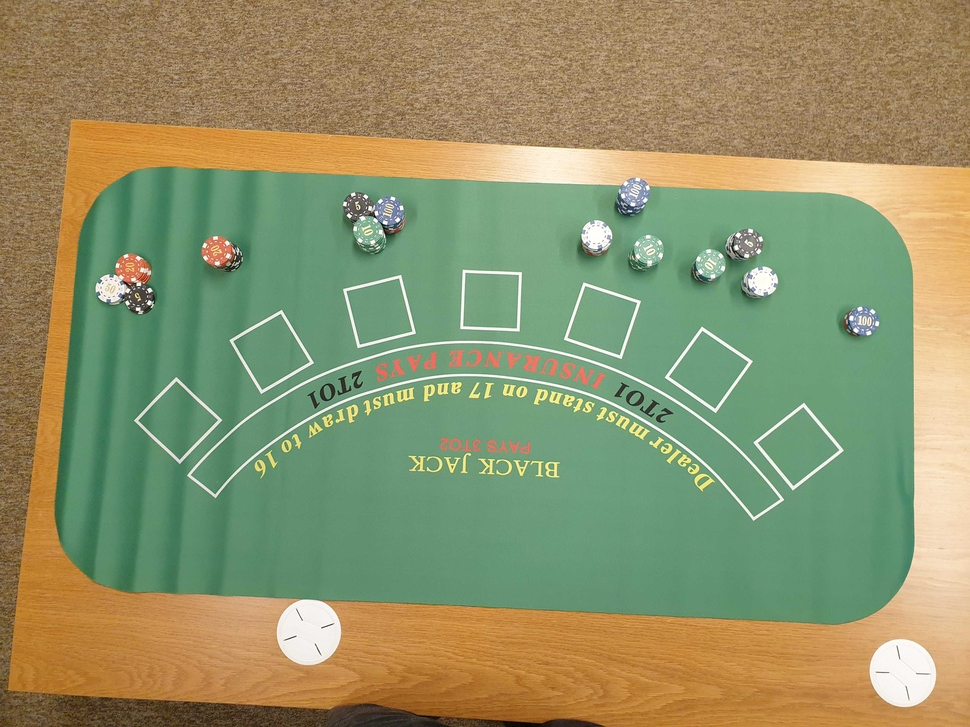
#> input picture data/reference.jpg, 970 x 727 px, shrunk from 4032 x 3024 before the run
$ python transform_all_images.py --data_folder ../data --reference_image ../data/reference.jpg
#> lines starting #> are read from the running program, lines starting #| are printed output that depends on the picture
### feature_matcher/utils.py
import cv2
import numpy as np
import matplotlib.path as mplPath
from dataclasses import dataclass, field


@dataclass
class RoI:
    image: np.ndarray
    clone_image: np.ndarray
    points: list = field(default_factory=list)
    drawing: bool = False

    def reset(self):
        self.drawing = False
        self.image = self.clone_image.copy()


@dataclass
class PolyLineRoI(RoI):
    prev_x: int = -1
    prev_y: int = -1
    start_x: int = -1
    start_y: int = -1


def read_color_and_gray(image_path):
#> called with image_path = 'data/reference.jpg'
    img_bgr = cv2.imread(image_path)
#> img_bgr is the input picture: shape (727, 970, 3); mean B, G, R 105.9, 146.7, 143.3
    img_gray = cv2.cvtColor(img_bgr, cv2.COLOR_BGR2GRAY)
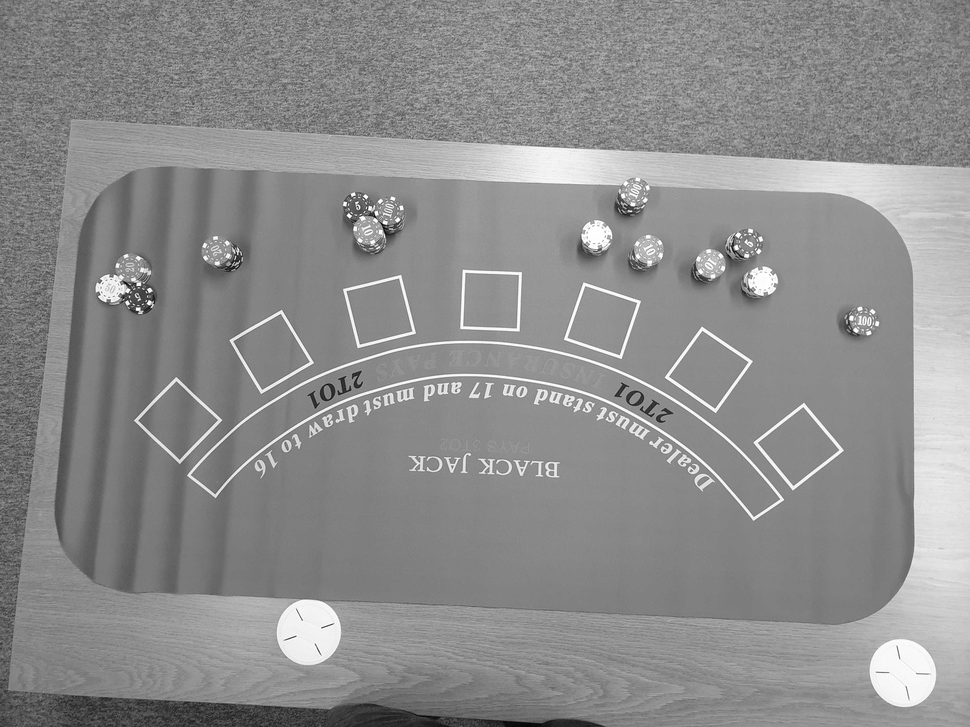
#> img_gray: shape (727, 970); min 1, max 255, mean 141
    return img_bgr, img_gray


def visualize_image(image):
    cv2.namedWindow("image", cv2.WINDOW_NORMAL)
    cv2.imshow("image", image)
    key = cv2.waitKey(-1)
#> (key Esc is pressed here)
    cv2.destroyAllWindows()


# [65 lines left out: functions shape_selection, draw_lines, choose_keypoints, filter_keypoints_inside_the_polygon, draw_keypoints, not called in this run]

### feature_matcher/template_matcher.py
import cv2
import numpy as np


class TemplateMatcher:
    """
    OpenCV feature/template matcher
    """

    def __init__(self, descriptor: str = "SIFT", matcher_type: str = "BFM"):
        """
        Args:
            descriptor (str): The type of descriptor. Possible types are SIFT and ORB.
            matcher_type (str): The type of the matcher. Possible types are Brute-Force and FLANN.
                See https://docs.opencv.org/4.x/dc/dc3/tutorial_py_matcher.html
        """
        self.descriptor = descriptor
        self.matcher_type = matcher_type

        if descriptor == "SIFT":
            self.detector = cv2.SIFT_create()
        elif descriptor == "ORB":
            self.detector = cv2.ORB_create()
        else:
            raise RuntimeError(f"Got an unknown descriptor: {descriptor}")

        if matcher_type == "BFM":
            norm_type = cv2.NORM_L2
            cross_check = False
            if descriptor == "ORB":
                norm_type = cv2.NORM_HAMMING
                cross_check = True
            self.matcher = cv2.BFMatcher(norm_type, cross_check)
        elif matcher_type == "FLANN":
            # FLANN parameters
            FLANN_INDEX_KDTREE = 1
            index_params = dict(algorithm=FLANN_INDEX_KDTREE, trees=5)
            search_params = dict(checks=50)  # or pass empty dictionary
            self.matcher = cv2.FlannBasedMatcher(index_params, search_params)
        else:
            raise RuntimeError(f"Got an unknown matcher: {matcher_type}")

    # [90 lines left out: functions _match, findHomography, getTransformationMat, drawMatches, transformImage, overlayReferenceOnQuery, not called in this run]

### scripts/transform_all_images.py
import argparse
import numpy as np
from pathlib import Path

from feature_matcher.template_matcher import TemplateMatcher
from feature_matcher.utils import read_color_and_gray, visualize_image


def main(args):
    template_matcher = TemplateMatcher()
    data_folder = Path(args.data_folder).resolve()
    image_list = Path.glob(data_folder,pattern="*.jpg")
    ref_img_path = Path(args.reference_image).resolve()
    ref_img = read_color_and_gray(str(ref_img_path))[0]
    for img_p in image_list:
        if img_p.stem == ref_img_path.stem:
            continue
        tf_mat = np.load(img_p.with_suffix(".npy"))
        img = read_color_and_gray(str(img_p))[0]
        template_matcher.M = tf_mat
        ref_img = template_matcher.overlayReferenceOnQuery(query_image=ref_img,reference_image=img)
    visualize_image(ref_img)

if __name__ == "__main__":
    parser = argparse.ArgumentParser("Template Matching Manually")
    parser.add_argument(
        "--data_folder",
        help="The path to the query images to be transformed onto the reference. Make sure transformation matrices are also in the same directory",
        required=True,
        type=str,
    )
    parser.add_argument(
        "--reference_image",
        help="The path to the reference image",
        required=True,
        type=str
    )
    args = parser.parse_args()
    main(args)
